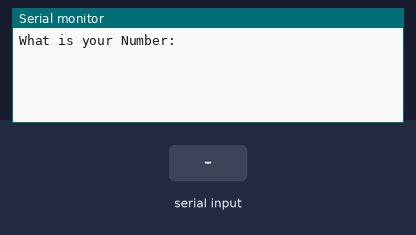
A sketch run on a simulated Arduino Uno, built with avr-gcc and run on an emulated ATmega328P. Parts: the last lines printed to the serial monitor. The test bench sets the inputs (shaded band).

Above: at 1.2 s.
1.3 s: "90,45\n" received over Serial
At 2.1 s:
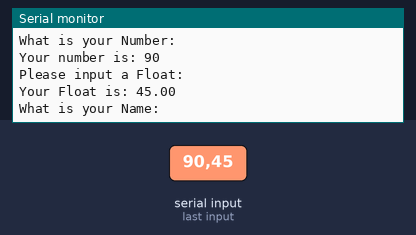
2.8 s: "1,90,45\n" received over Serial
At 4.8 s:
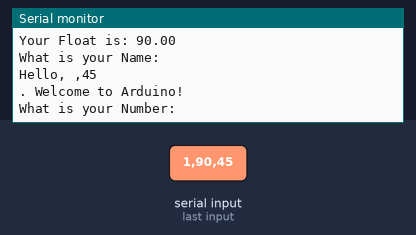

Measured:
- after the input at 1.3 s, the serial monitor: prints a new line at once (image 1)
- after the input at 2.8 s, the serial monitor: prints a new line at once (image 2)

The sketch:

inputFromSerialMonitor.ino
```cpp
int myInt;
float myFloat;
String myName;

int br=9600;
void setup() {
  // put your setup code here, to run once:
  Serial.begin(br);
}

void loop() {
  // put your main code here, to run repeatedly:
  Serial.println("What is your Number: ");
  while(Serial.available()==0) {
  }
  myInt=Serial.parseInt();
  Serial.print("Your number is: ");
  Serial.println(myInt);

  Serial.println("Please input a Float: ");
  while (Serial.available()==0) {
  }
  myFloat=Serial.parseFloat();
  Serial.print("Your Float is: ");
  Serial.println(myFloat);

  Serial.println("What is your Name: ");
  while(Serial.available()==0) {
  }
  myName=Serial.readString();
  Serial.print("Hello, ");
  Serial.print(myName);
  Serial.println(". Welcome to Arduino! ");
}
```
